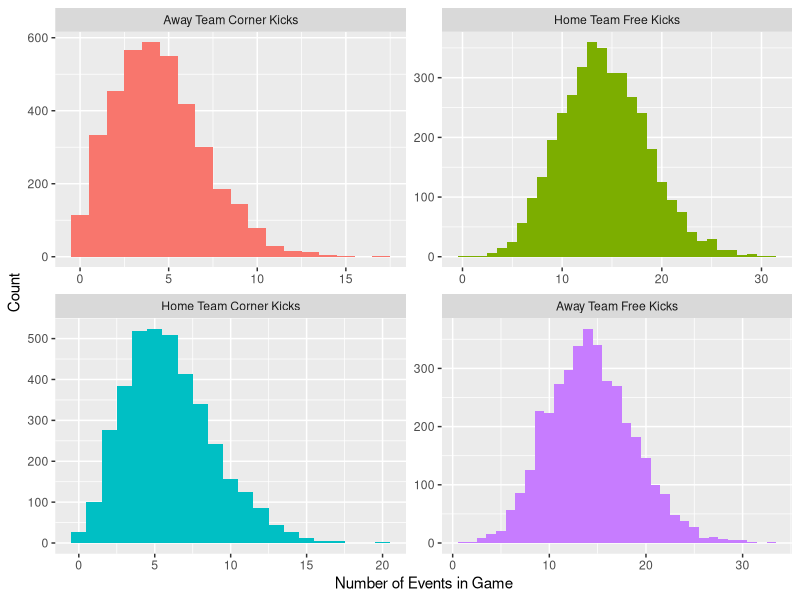
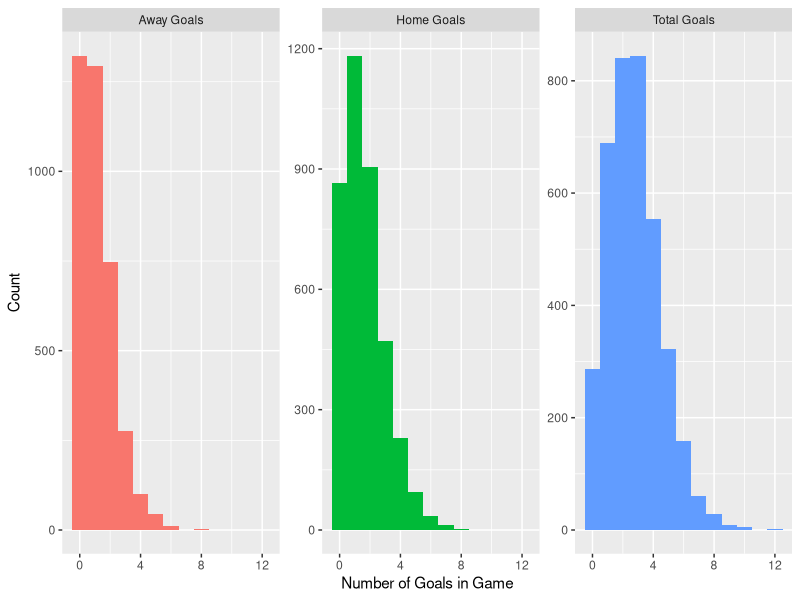
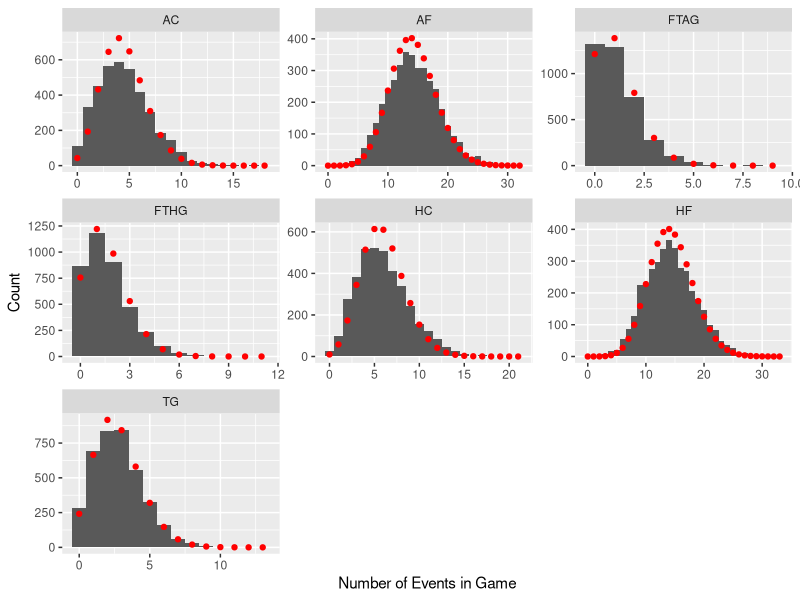
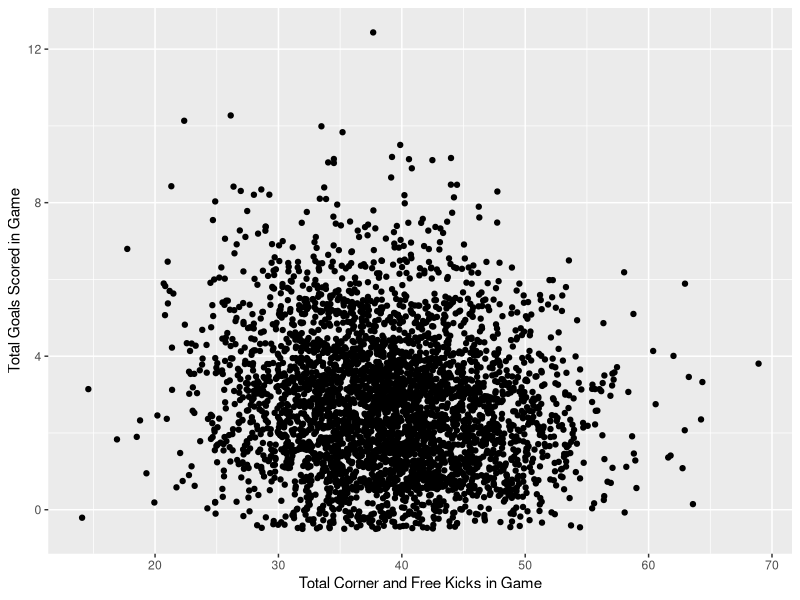
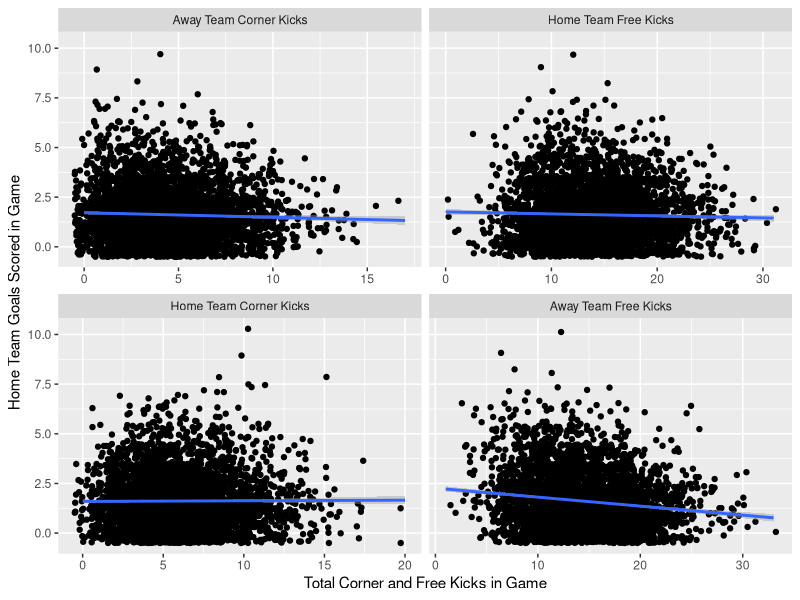
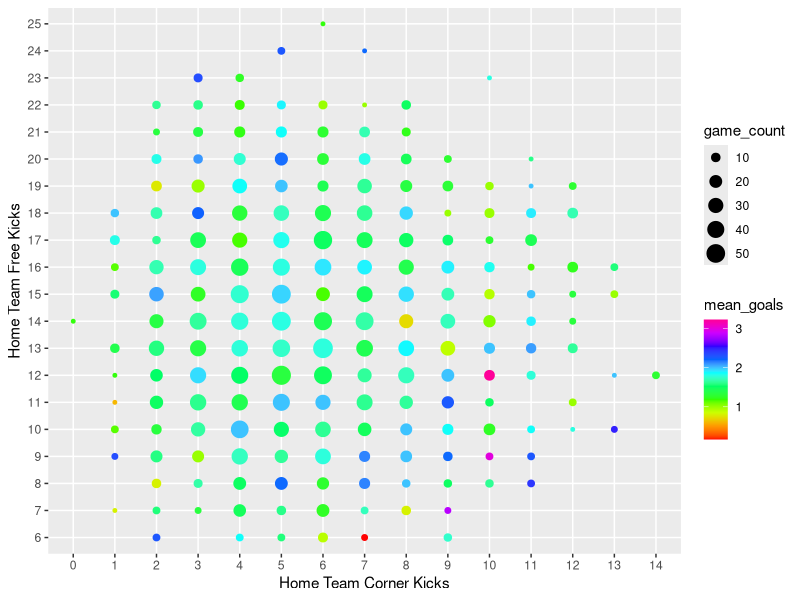
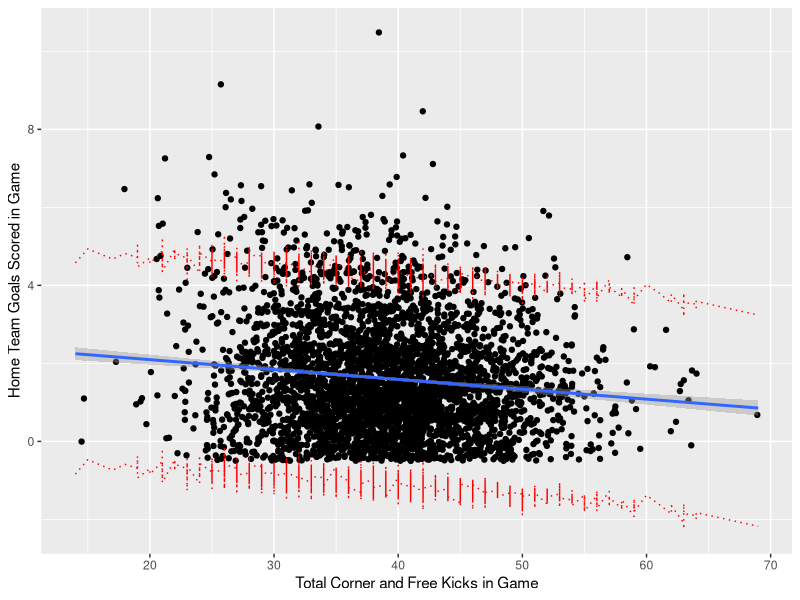
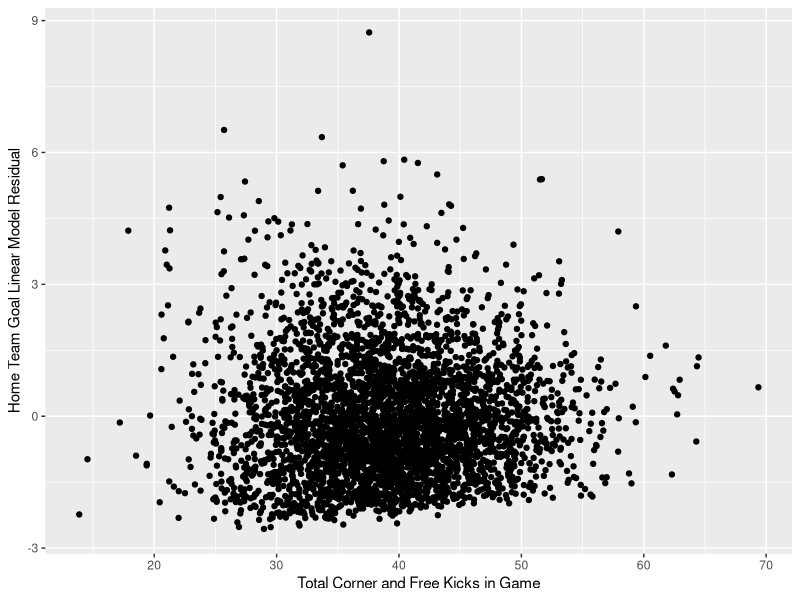

The R source for these figures, in order:
## ---- chunk 1
knitr::opts_chunk$set(echo = TRUE)
library(tidyverse)
library(MASS)
library(plyr)
## ---- chunk 2
# Div = League Division
# Date = Match Date (dd/mm/yy)
# HomeTeam = Home Team
# AwayTeam = Away Team
# FTHG= Full Time Home Team Goals
# FTAG= Full Time Away Team Goals
# HS = Home Team Shots
# AS = Away Team Shots
# HST = Home Team Shots on Target
# AST = Away Team Shots on Target
# HC = Home Team Corners
# AC = Away Team Corners
# HF = Home Team Fouls Committed
# AF = Away Team Fouls Committed
# HY = Home Team Yellow Cards
# AY = Away Team Yellow Cards
# HR = Home Team Red Cards
# AR = Away Team Red Cards
## ---- chunk 3
#read data 
football = read.table("allseasons.csv", header = T, sep=",")
#determine total goals (TG)
football$TG=with(football,FTHG+FTAG)

#gather based on the number of corner in free kicks, our variables of interest. 
football_long_in <- football %>% gather(key = "param", value = "count", c("HF","AF","HC","AC"))
football_long <- football_long_in[,c("FTHG","FTAG","TG","param","count")]
football_long$param.name <- factor(football_long$param)
levels(football_long$param.name) <- c("Away Team Corner Kicks",
                                      "Home Team Free Kicks", 
                                      "Home Team Corner Kicks", 
                                      "Away Team Free Kicks")

#gather based on types of scores
football_long_scores <- football %>% gather(key = "goal_type", 
                                            value = "score", c("FTHG", "FTAG", "TG"))
football_long_scores$goal.name <- factor(football_long_scores$goal_type)
levels(football_long_scores$goal.name) <- c("Away Goals", "Home Goals", "Total Goals")

#gather based on all parameters of interest:
param_list <- c("HF","AF","HC","AC","FTHG", "FTAG", "TG")
football_all_long <- football %>% gather(key="param", value = "count", param_list)
football_all_long <- football_all_long[,c("param","count")]
football_all_long$param.name <- factor(football_all_long$param)
#note that AF (away fouls) becomes Home Team Free Kicks, and HF becomes Away Team Free Kicks 
levels(football_all_long$param.name) <- c("Away Team Corner Kicks",
                                          "Home Team Free Kicks", 
                                          "Away Team Goals",
                                          "Home Team Goals", 
                                          "Home Team Corner Kicks", 
                                          "Away Team Free Kicks",
                                          "Total Goals")
## ---- chunk 4
football_long %>% ggplot(aes(x = count, fill=param)) + 
  geom_histogram(binwidth = 1) + 
  facet_wrap(~param.name, scales="free") +
  theme(legend.position="none") +
  xlab("Number of Events in Game") + 
  ylab("Count")
## ---- chunk 5
football_long_scores %>% ggplot(aes(x = score, fill=goal_type)) + 
  geom_histogram(binwidth = 1) + 
  facet_wrap(~goal.name, scales="free_y") +
  theme(legend.position="none") +
  xlab("Number of Goals in Game") + 
  ylab("Count")
## ---- chunk 6
#Find lambda for a fitted Poisson curve, as well as other statistics, for each game stat.
params <- football_all_long %>% group_by(param) %>%
  dplyr::summarise(lambda = MASS::fitdistr(count, "Poisson")$estimate[1],
                   max = max(count),
                   count = n())

#Find the predicted values of a Poisson curve with the estmated lambda for each game stat. 
#inspired by https://stackoverflow.com/questions/1376967/
grid <- with(football_all_long, seq.int(min(count), max(count), 1))
pois_dens <- ddply(football_all_long, "param", function(df) {
  data.frame( 
    predicted = grid,
    density = dpois(grid, MASS::fitdistr(df[,2], "Poisson")$estimate[1])*length(df[,2])
  )
})
#modify the predicted data to fit with free-scale facet wrap when plotting
pois_dens_mod <- left_join(pois_dens,params, by = "param") %>% filter(predicted <= max + 1)

#plot the game stat with the Poisson predicted curves. 
football_all_long %>% ggplot(aes(x = count)) + geom_histogram(binwidth = 1) +
  geom_point(aes(x=predicted, y=density), data=pois_dens_mod, color="red") +
  facet_wrap(~param, scale="free") +
  xlab("Number of Events in Game") + 
  ylab("Count")
## ---- chunk 7
#use geom_jitter with 0.5 for height and width to show density of data better 
football %>% ggplot(aes(y=TG, x=HF+AF+HC+AC)) + geom_jitter(width=0.5, height=0.5) +
  ylab("Total Goals Scored in Game") + 
  xlab("Total Corner and Free Kicks in Game")
## ---- chunk 8
cor(football[,c("FTHG","FTAG","TG")],football[,c("HF","AF","HC","AC")])
## ---- chunk 9
#Total goals
fit_all = lm(TG ~ HC*AF + HF*AC, data=football)
summary(fit_all)
# par(mfrow=c(2,2))
# plot(fit)
## ---- chunk 10
#Away Team goals
fit_away = lm(FTAG ~ HC*AF + HF*AC, data=football)
summary(fit_away)
## ---- chunk 11
#Home Team goals
fit_home = lm(FTHG ~ HC*AF + HF*AC, data=football)
summary(fit_home)
## ---- chunk 12
football_long %>% 
  ggplot(aes(y=FTHG, x=count)) + geom_jitter(width=0.5, height=0.5) +
  ylab("Home Team Goals Scored in Game") + 
  xlab("Total Corner and Free Kicks in Game") +
  geom_smooth(method=lm, se=TRUE) + 
  facet_wrap(~param.name, scales = "free_x")
## ---- chunk 13
football$HC.f <- factor(football$HC)
football$AF.f <- factor(football$AF)
football %>% group_by(HC.f,AF.f) %>% dplyr::summarise(mean_goals = mean(FTHG),
                                                      game_count = n()) %>%
  filter(game_count >=5) %>% #to remove counts with few data points
  ggplot(aes(x=HC.f,y=AF.f, colour = mean_goals, size=game_count)) + 
  geom_point() +
  scale_colour_gradientn(colours=rainbow(10)) + 
  ylab("Home Team Free Kicks") + 
  xlab("Home Team Corner Kicks")
## ---- chunk 14
FTHG_predict <- predict(fit_home, interval="prediction")

football_predict <- cbind(football, FTHG_predict)
football_predict %>% 
  ggplot(aes(y=FTHG, x=HF+AF+HC+AC)) + geom_jitter(width=0.5, height=0.5) +
  ylab("Home Team Goals Scored in Game") + 
  xlab("Total Corner and Free Kicks in Game") +
  geom_smooth(method=lm, se=TRUE) +
  geom_line(aes(y=lwr), color = "red", linetype = "dotted")+
  geom_line(aes(y=upr), color = "red", linetype = "dotted")
  
football_predict$resid <- football_predict$FTHG - football_predict$fit
football_predict %>% 
  ggplot(aes(y=resid, x=HF+AF+HC+AC)) + geom_jitter(width=0.5, height=0.5) +
  ylab("Home Team Goal Linear Model Residual") + 
  xlab("Total Corner and Free Kicks in Game")

abs_res_mean <- mean(abs(football_predict$resid))
FTHG_mean <- mean(football_predict$FTHG)
